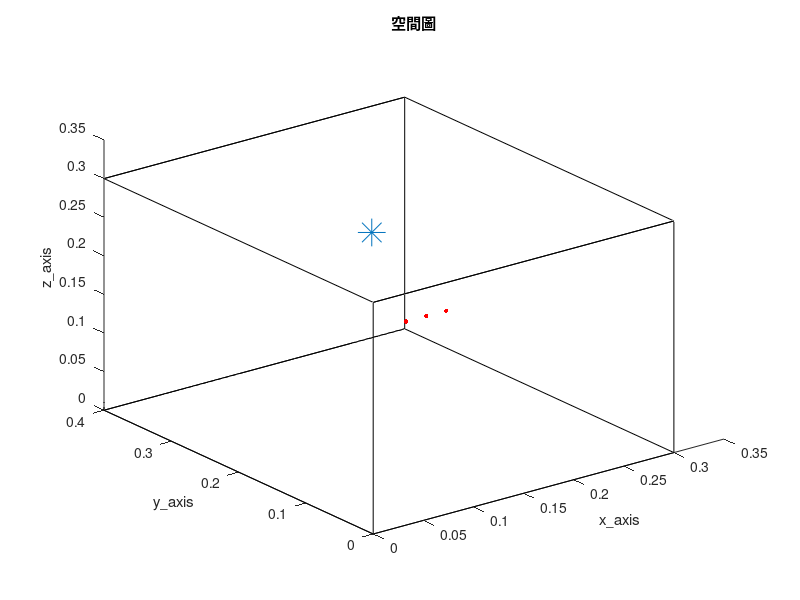

MATLAB code for this plot: (Note: this script raises an error after producing the figure.)
clc; clear;
close all;

tic

%% RIR parameter %%
SorNum = 1;                                              % source number
%%%%%%%%%%%%%%%%%%%%%%%%%%%%%%%%%%%%%%%%%%%%%%%%%%%%%%%%%%%%%%%%%%%%%%%%%%%%%%%%%%%%%%%%%%%%%%%%%%
MicNum = 3;                                             % number of microphone
%%%%%%%%%%%%%%%%%%%%%%%%%%%%%%%%%%%%%%%%%%%%%%%%%%%%%%%%%%%%%%%%%%%%%%%%%%%%%%%%%%%%%%%%%%%%%%%%%%
c = 343;                                                 % Sound velocity (m/s)
fs = 16000;                                              % Sample frequency (samples/s)
Ts = 1/fs;                                               % Sample period (s)

% ULA %
MicStart = [0.1, 0.1, 0.2];
%%%%%%%%%%%%%%%%%%%%%%%%%%%%%%%%%%%%%%%%%%%%%%%%%%%%%%%%%%%%%%%%%%%%%%%%%%%%%%%%%%%%%%%%%%%%%%%%%%
spacing = 0.02;
%%%%%%%%%%%%%%%%%%%%%%%%%%%%%%%%%%%%%%%%%%%%%%%%%%%%%%%%%%%%%%%%%%%%%%%%%%%%%%%%%%%%%%%%%%%%%%%%%%
MicPos = zeros(MicNum, 3);
for i = 1:MicNum
    MicPos(i, :) = [MicStart(1, 1)+(i-1)*spacing, MicStart(1, 2), MicStart(1, 3)];
end

SorPos = [0.2, 0.3, 0.2];                                % source position (m)
room_dim = [0.3, 0.4, 0.3];                              % Room dimensions [x y z] (m)
%%%%%%%%%%%%%%%%%%%%%%%%%%%%%%%%%%%%%%%%%%%%%%%%%%%%%%%%%%%%%%%%%%%%%%%%%%%%%%%%%%%%%%%%%%%%%%%%%%
reverberation_time = 0.009;                               % Reverberation time (s)
points_rir = 256;                                        % Number of rir points (需比 reverberation time 還長)
%%%%%%%%%%%%%%%%%%%%%%%%%%%%%%%%%%%%%%%%%%%%%%%%%%%%%%%%%%%%%%%%%%%%%%%%%%%%%%%%%%%%%%%%%%%%%%%%%%
mtype = 'omnidirectional';                               % Type of microphone
order = -1;                                              % -1 equals maximum reflection order!
dim = 3;                                                 % Room dimension
orientation = 0;                                         % Microphone orientation (rad)
hp_filter = 1;                                           % Disable high-pass filter

% 畫空間圖 %
figure(1);
plot3( [0 room_dim(1, 1) room_dim(1, 1) 0 0 0 room_dim(1, 1) room_dim(1, 1) 0 0 room_dim(1, 1) room_dim(1, 1) 0 0 room_dim(1, 1) room_dim(1, 1)], ...
       [0 0 room_dim(1, 2) room_dim(1, 2) 0 0 0 room_dim(1, 2) room_dim(1, 2) room_dim(1, 2) room_dim(1, 2) room_dim(1, 2) room_dim(1, 2) 0 0 0], ...
       [0 0 0 0 0 room_dim(1, 3) room_dim(1, 3) room_dim(1, 3) room_dim(1, 3) 0 0 room_dim(1, 3) room_dim(1, 3) room_dim(1, 3) room_dim(1, 3) 0] , 'k')
hold on
plot3(MicPos(:, 1), MicPos(:, 2), MicPos(:, 3), 'r.', 'MarkerSize', 10)
hold on
plot3(SorPos(:, 1), SorPos(:, 2), SorPos(:, 3), '*', 'MarkerSize', 20)
hold off
xlabel('x\_axis')
ylabel('y\_axis')
zlabel('z\_axis')
title('空間圖')
shg

%% generate ground-truth RIR (h) %%
% 產生 RIR 和存.mat 檔 %
h = rir_generator(c, fs, MicPos, SorPos, room_dim, reverberation_time, points_rir, mtype, order, dim, orientation, hp_filter);
rir_filename_str = ['h\h_', string(reverberation_time), 'x', string(MicNum), 'x', string(points_rir), '.mat'];
rir_filemane = join(rir_filename_str, '');
save(rir_filemane, 'h')

% load RIR 的 .mat 檔 %
rir_filename_str = ['h\h_', string(reverberation_time), 'x', string(MicNum), 'x', string(points_rir), '.mat'];
rir_filemane = join(rir_filename_str, '');
load(rir_filemane)

look_mic = 1;
h_yaxis_upperlimit = max(h(look_mic, :)) + 0.01;
h_yaxis_underlimit = min(h(look_mic, :)) - 0.01;
% 畫 ground-truth RIR time plot %
figure(2)
plot(h(look_mic, :), 'r');
xlim([1 points_rir])
ylim([h_yaxis_underlimit h_yaxis_upperlimit])
title('h')
xlabel('points')
ylabel('amplitude')
shg

%% 讀音檔 or 產生 white noise source (source) %%
Second = 23;
SorLen =  Second*fs;

% load source %
% [source_transpose, fs] = audioread('245.wav', [1, SorLen]);    % speech source
% source = source_transpose.';

source = wgn(1, SorLen, 0);

%% RIR mix source 先在時域上 convolution 再做 stft (x and X) %%
% convolution source and RIR %
as = zeros(MicNum, points_rir+SorLen-1);
for i = 1 : MicNum
    as(i, :) = conv(h(i, :), source);
end

x = as(:, 1:SorLen);

% window parameters %
NFFT = 64;
hopsize = 16;

win = hamming(NFFT);
osfac = round(NFFT/hopsize);

frequency = NFFT/2 + 1;
L = length(hopsize:hopsize:points_rir+2*NFFT-2);

[X, ~, ~] = stft(x.', fs, Window=win, OverlapLength=NFFT-hopsize, FFTLength=NFFT, FrequencyRange='onesided');

NumOfFrame = size(X, 2);
NumOfFrame_vector = 1:1:NumOfFrame;

%% MCCTFN %%
% basic parameters %
%%%%%%%%%%%%%%%%%%%%%%%%%%%%%%%%%%%%%%%%%%%%%%%%%%%%%%%%%%%%%%%%%%%%%%%%%%%%%%%%%%%%%%%%%%%%%%%%%%
lambda = 0.999;
step_size = 0.999;
diaload_delta_weight = 1e-5;
%%%%%%%%%%%%%%%%%%%%%%%%%%%%%%%%%%%%%%%%%%%%%%%%%%%%%%%%%%%%%%%%%%%%%%%%%%%%%%%%%%%%%%%%%%%%%%%%%%

% initialize H_hat %
H_hat = zeros(MicNum, L, frequency);

% initialize cost function %
cost_fun = zeros(frequency, NumOfFrame);

% independent frequency parfor loop %
for n = 1:frequency
    % initialize R %
    R_ini_scalar = 0;
    for i = 1:MicNum
        R_ini_scalar = R_ini_scalar + flip(conj(X(n, L+1:2*L, i)))*flip(X(n, L+1:2*L, i)).'/L;
    end

    R = R_ini_scalar*eye(MicNum*L);

    % initialize error %
    error = zeros(NumOfFrame, 1);
    
    % initialize weight %
    weight = zeros(MicNum*L, 1);
    for i = 1:MicNum
        weight((i-1)*L+osfac, :) = 1;
    end

    weight = weight/norm(weight);
    
    % iteration process %
    for FrameNo = 2*L+1:NumOfFrame
        % update R %
        R_temp = zeros(MicNum*L, MicNum*L);
        dia_sum = zeros(L, L);
        for i = 1:MicNum
            for j = 1:MicNum
                R_temp((i-1)*L+1:i*L, (j-1)*L+1:j*L) = -(flip(X(n, FrameNo-L+1:FrameNo, j)).'*flip(conj(X(n, FrameNo-L+1:FrameNo, i))));
                if i == j
                    dia_sum = dia_sum + flip(X(n, FrameNo-L+1:FrameNo, j)).'*flip(conj(X(n, FrameNo-L+1:FrameNo, i)));
                end
    
            end
    
        end
    
        for i = 1:MicNum
            R_temp((i-1)*L+1:i*L, (i-1)*L+1:i*L) = R_temp((i-1)*L+1:i*L, (i-1)*L+1:i*L) + dia_sum;
        end
    
        R = lambda*R + R_temp;
  
        % update error %
        for i = 1:MicNum-1
            for j = i+1:MicNum
                error(FrameNo, :) = error(FrameNo, :) + abs(flip(conj(X(n, FrameNo-L+1:FrameNo, i)))*weight((j-1)*L+1:j*L, :) - flip(conj(X(n, FrameNo-L+1:FrameNo, j)))*weight((i-1)*L+1:i*L, :))^2;
            end
    
        end

        % update weight %
        delta_weight = inv(R-2*weight*(weight')*R-2*R*weight*(weight')+diaload_delta_weight*eye(MicNum*L))*(R_temp*weight-error(FrameNo, :)*weight);
        weight = (weight-step_size*delta_weight)/norm(weight-step_size*delta_weight);

    end
    
    % reshape and save %
    H_hat(:, :, n) = reshape(weight, [L MicNum]).';
    cost_fun(n, :) = error;
    
end

% 轉回時域 %
H_hat_forplot = zeros(frequency, L, MicNum);
for i = 1 : MicNum
    H_hat_forplot(:, :, i) = squeeze(H_hat(i, :, :)).';
end

h_hat = reconstruct_RIR_normalwindow(points_rir, NFFT, hopsize, L, win, fs, frequency, MicNum, H_hat_forplot);    % dimension = MicNum x (points_rir+(osfac-1)*hopsize)
ratio_h_hat = zeros(MicNum, 1);
for i = 1:MicNum
    ratio_h_hat(i, :) = max(abs(h(i, :)))/max(abs(h_hat(i, hopsize*(osfac-1)+1:end)));
end

h_hat = h_hat(:, hopsize*(osfac-1)+1:end).*ratio_h_hat;

% 畫圖看結果 %
figure(3)
plot(cost_fun(1, 2*L+1:end));
xlabel('update times')
title('cost function')

look_mic = 1;
figure(4)
plot(h(look_mic, :), 'r');
hold on
plot(h_hat(look_mic, :), 'b');
hold off
xlim([1 points_rir])
legend('ground-truth RIR', 'estimated RIR')
xlabel('time samples')
ylabel('amplitude')
shg

% ME %
ATF = fft(h, points_rir, 2);
ATF_estimated = fft(h_hat, points_rir, 2);
sum_norm = 0;
for i  = 1:MicNum
    norm_ATF = norm(ATF(i, :) - ATF_estimated(i, :));
    sum_norm = sum_norm + norm_ATF;
end

ME = sum_norm/MicNum;

% NRMSPM %
h_NRMSPM = reshape(h.', [MicNum*points_rir 1]);
h_hat_NRMSPM = reshape(h_hat.', [MicNum*points_rir 1]);
NRMSPM = 20*log(norm(h_NRMSPM-h_NRMSPM.'*h_hat_NRMSPM/(h_hat_NRMSPM.'*h_hat_NRMSPM)*h_hat_NRMSPM)/norm(h_NRMSPM));

toc
